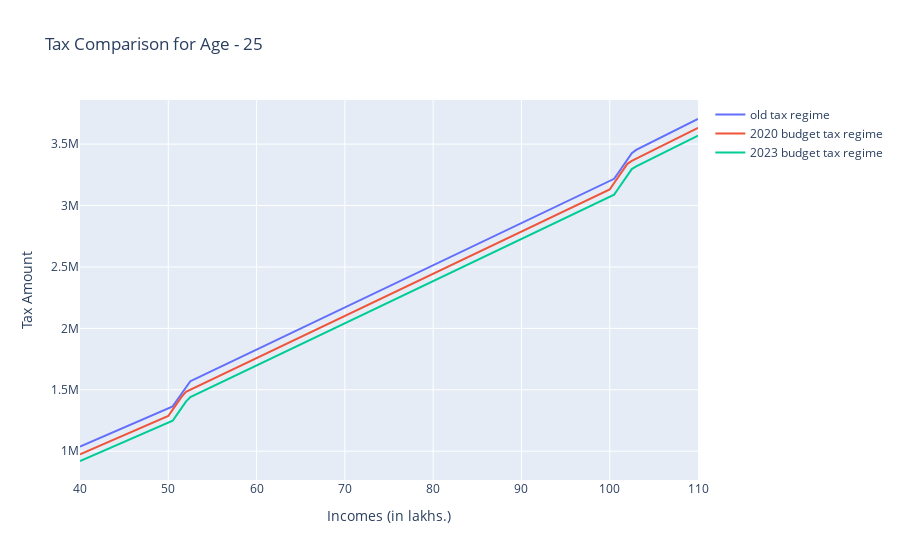
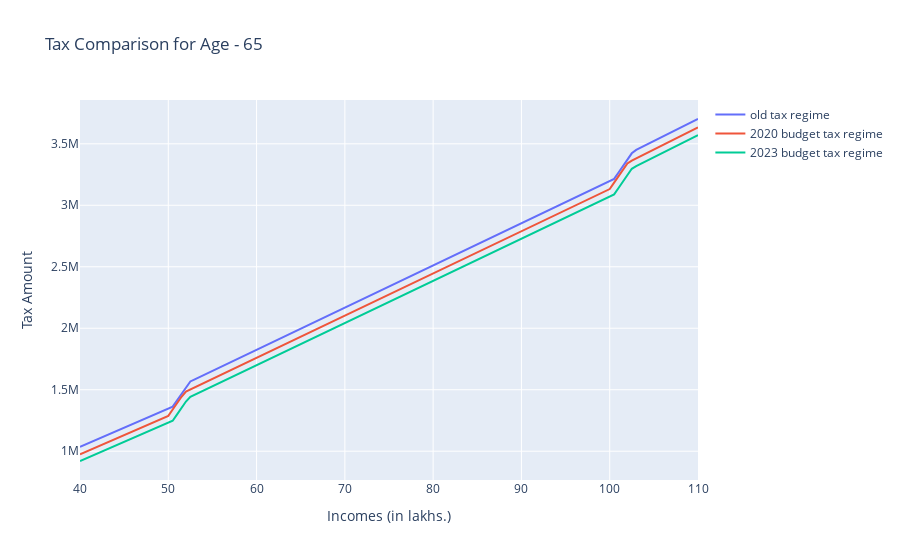

These figures' notebook cell, in order:
### Markdown cell above
## Range : 40,00,000 - 1,10,00,000
- Amount of Tax

### Code cell
incomes = [i*(50000) for i in range(80,221)] # income between 50,00,000 and 1,10,00,000

for age in [25,65,85]:

    old_tax = []
    new_tax = []
    newer_tax = []

    for i in incomes:
        old_tax.append((calculate_total_tax(i, "old", age)))
        new_tax.append((calculate_total_tax(i, "new", age)))
        newer_tax.append((calculate_total_tax(i, "newer", age)))

    # Create traces for each line
    trace1 = go.Scatter(
        x = [i/100000 for i in incomes],
        y = old_tax,
        mode='lines',
        name='old tax regime'
    )
    trace2 = go.Scatter(
        x = [i/100000 for i in incomes],
        y = new_tax,
        mode='lines',
        name='2020 budget tax regime'
    )
    trace3 = go.Scatter(
        x = [i/100000 for i in incomes],
        y = newer_tax,
        mode='lines',
        name='2023 budget tax regime'
    )

    # Combine the traces into a data list
    data = [trace1, trace2, trace3]

    # Create layout for the chart
    layout = go.Layout(
        title = f'Tax Comparison for Age - {age}',
        xaxis = dict(title='Incomes (in lakhs.)'),
        yaxis = dict(title='Tax Amount')
    )

    # Create the figure and plot the chart
    fig = go.Figure(data=data, layout=layout)
    fig.show()

### Figure 1 — Plotly figure (JSON) as saved in the notebook; plotly's stock layout.template omitted (floating-point values rounded to 4 significant figures; data arrays with more than 128 entries replaced by an {"elided": "..."} marker saying what was removed)
{"data": [{"mode": "lines", "name": "old tax regime", "type": "scatter", "x": {"elided": "141 float values"}, "y": {"elided": "141 float values"}}, {"mode": "lines", "name": "2020 budget tax regime", "type": "scatter", "x": {"elided": "141 float values"}, "y": {"elided": "141 float values"}}, {"mode": "lines", "name": "2023 budget tax regime", "type": "scatter", "x": {"elided": "141 float values"}, "y": {"elided": "141 float values"}}], "layout": {"title": {"text": "Tax Comparison for Age - 25"}, "xaxis": {"title": {"text": "Incomes (in lakhs.)"}}, "yaxis": {"title": {"text": "Tax Amount"}}}}

### Figure 2 — Plotly figure (JSON) as saved in the notebook; plotly's stock layout.template omitted (floating-point values rounded to 4 significant figures; data arrays with more than 128 entries replaced by an {"elided": "..."} marker saying what was removed)
{"data": [{"mode": "lines", "name": "old tax regime", "type": "scatter", "x": {"elided": "141 float values"}, "y": {"elided": "141 float values"}}, {"mode": "lines", "name": "2020 budget tax regime", "type": "scatter", "x": {"elided": "141 float values"}, "y": {"elided": "141 float values"}}, {"mode": "lines", "name": "2023 budget tax regime", "type": "scatter", "x": {"elided": "141 float values"}, "y": {"elided": "141 float values"}}], "layout": {"title": {"text": "Tax Comparison for Age - 65"}, "xaxis": {"title": {"text": "Incomes (in lakhs.)"}}, "yaxis": {"title": {"text": "Tax Amount"}}}}
